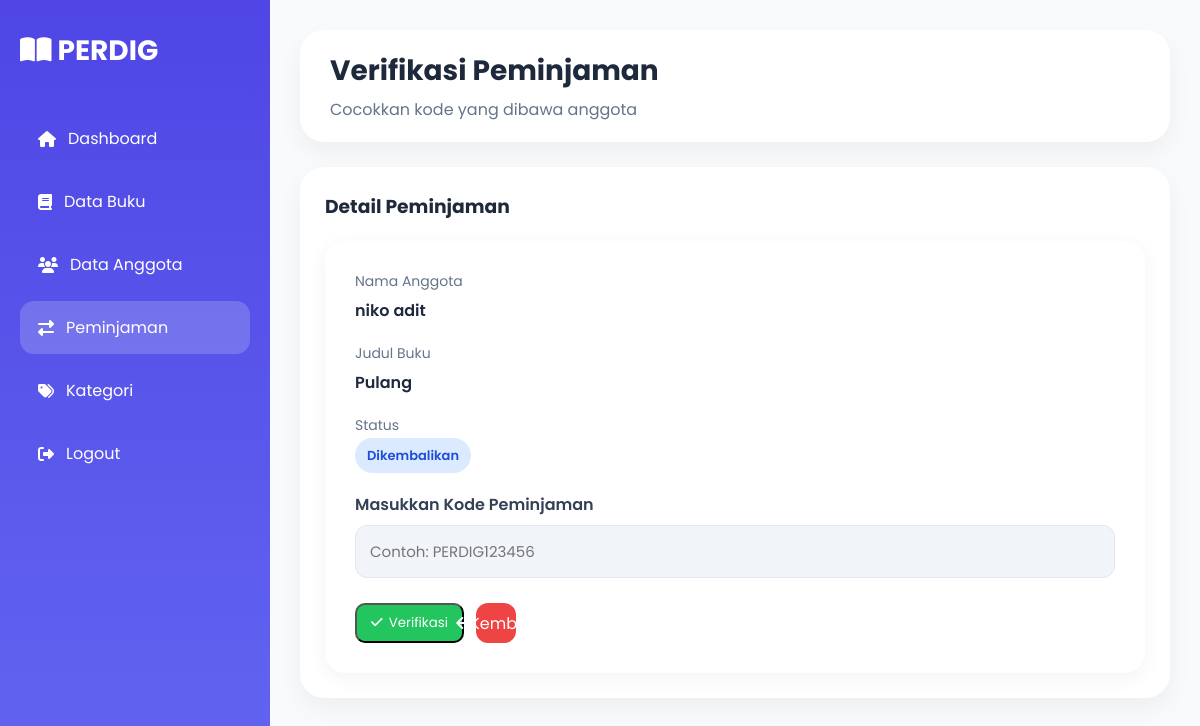
Screenshot of /admin/verifikasi.php?id=11 with the database file from the repository.
### tables this page shows
CREATE TABLE `peminjaman` (
  `id_peminjaman` int(11) NOT NULL,
  `id_user` int(11) NOT NULL,
  `id_buku` int(11) NOT NULL,
  `tanggal_pinjam` date NOT NULL,
  `tanggal_kembali` date NOT NULL,
  `status` enum('menunggu','disetujui','dipinjam','ditolak','dikembalikan') NOT NULL DEFAULT 'menunggu',
  `kode_peminjaman` varchar(50) DEFAULT NULL,
  `catatan_admin` text DEFAULT NULL,
  `tanggal_persetujuan` datetime DEFAULT NULL
);

CREATE TABLE `user` (
  `id_user` int(11) NOT NULL,
  `nama` varchar(100) NOT NULL,
  `username` varchar(50) NOT NULL,
  `password` varchar(255) NOT NULL,
  `role` enum('admin','user') NOT NULL,
  `email` varchar(100) DEFAULT NULL,
  `no_hp` varchar(20) DEFAULT NULL,
  `alamat` text DEFAULT NULL,
  `created_at` timestamp NOT NULL DEFAULT current_timestamp()
);

CREATE TABLE `buku` (
  `id_buku` int(11) NOT NULL,
  `judul` varchar(200) NOT NULL,
  `penulis` varchar(100) NOT NULL,
  `penerbit` varchar(100) DEFAULT NULL,
  `tahun_terbit` year(4) DEFAULT NULL,
  `stok` int(11) DEFAULT 0,
  `cover` varchar(255) DEFAULT NULL,
  `deskripsi` text DEFAULT NULL,
  `id_kategori` int(11) DEFAULT NULL
);

### admin/verifikasi.php (the view, shortened to what this page needs)
<?php
include '../koneksi.php';
$id = $_GET['id'];
$query = mysqli_query($koneksi,"
SELECT
    peminjaman.*,
    user.nama,
    buku.judul
FROM peminjaman
LEFT JOIN user
ON peminjaman.id_user = user.id_user
LEFT JOIN buku
ON peminjaman.id_buku = buku.id_buku
WHERE peminjaman.id_peminjaman = '$id'
");
$data = mysqli_fetch_assoc($query);
?>
<!DOCTYPE html>
<html lang="id">
<head>
<link rel="stylesheet"
href="https://cdnjs.cloudflare.com/ajax/libs/font-awesome/6.5.1/css/all.min.css">
<link rel="stylesheet"
href="../style.css?v=<?php echo time(); ?>">
</head>
<body>
<div class="wrapper">
    <div class="sidebar">
        <div class="logo">
            <i class="fas fa-book-open"></i>
            PERDIG
        </div>
        <ul class="menu">
            <li>
                <a href="index.php">
                    <i class="fas fa-home"></i>
                    <span>Dashboard</span>
                </a>
            </li>
            <li>
                <a href="buku.php">
                    <i class="fas fa-book"></i>
                    <span>Data Buku</span>
                </a>
            </li>
            <li>
                <a href="anggota.php">
                    <i class="fas fa-users"></i>
                    <span>Data Anggota</span>
                </a>
            </li>
            <li class="active">
                <a href="peminjaman.php">
                    <i class="fas fa-exchange-alt"></i>
                    <span>Peminjaman</span>
                </a>
            </li>
            <li>
                <a href="kategori.php">
                    <i class="fas fa-tags"></i>
                    <span>Kategori</span>
                </a>
            </li>
            <li>
                <a href="../logout.php">
                    <i class="fas fa-sign-out-alt"></i>
                    <span>Logout</span>
                </a>
            </li>
        </ul>
    </div>
    <div class="main">
        <div class="topbar">
            <h2>Verifikasi Peminjaman</h2>
            <p>
                Cocokkan kode yang dibawa anggota
            </p>
        </div>
        <div class="table-container">
            <div class="table-header">
                <h3>
                    Detail Peminjaman
                </h3>
            </div>
            <div class="verify-card">
                <div class="verify-row">
                    <label>Nama Anggota</label>
                    <div>
                        <?= $data['nama']; ?>
                    </div>
                </div>
                <div class="verify-row">
                    <label>Judul Buku</label>
                    <div>
                        <?= $data['judul']; ?>
                    </div>
                </div>
                <div class="verify-row">
                    <label>Status</label>
                    <div>
                        <span class="status disetujui">
                            <?= ucfirst($data['status']); ?>
                        </span>
                    </div>
                </div>
                <form method="POST">
                    <div class="form-group">
                        <label>
                            Masukkan Kode Peminjaman
                        </label>
                        <input
                        type="text"
                        name="kode"
                        placeholder="Contoh: PERDIG123456"
                        required>
                    </div>
                    <div class="button-group">
                        <button
                        type="submit"
                        name="verifikasi"
                        class="btn-success">
                            <i class="fas fa-check"></i>
                            Verifikasi
                        </button>
                        <a
                        href="peminjaman.php"
                        class="btn-delete">
                            <i class="fas fa-arrow-left"></i>
                            Kembali
                        </a>
                    </div>
                </form>
            </div>
        </div>
    </div>
</div>
</body>
</html>

### style.css (style rules this page uses)
* { margin:0; padding:0; box-sizing:border-box; font-family:'Poppins',sans-serif; }
body { background:#f8fafc; color:#1e293b; }
a { text-decoration:none; }
.wrapper { display:flex; min-height:100vh; }
.main { flex:1; margin-left:270px; padding:30px; }
.sidebar { width:270px; height:100vh; position:fixed; left:0; top:0; background:linear-gradient( 180deg, #4f46e5, #6366f1 ); padding:30px 20px; }
.logo { color:white; font-size:28px; font-weight:700; margin-bottom:40px; }
.menu { list-style:none; }
.menu li { margin-bottom:10px; }
.menu li a { display:flex; align-items:center; gap:12px; color:white; padding:14px 18px; border-radius:14px; transition:0.3s; }
.menu .active a { background:rgba(255,255,255,0.18); }
.topbar { background:white; padding:20px 30px; border-radius:24px; margin-bottom:25px; box-shadow: 0 10px 25px rgba(0,0,0,0.05); }
.topbar h2 { font-size:28px; }
.topbar p { color:#64748b; margin-top:5px; }
.table-container { background:white; border-radius:24px; padding:25px; box-shadow: 0 10px 25px rgba(0,0,0,0.05); }
.table-header { display:flex; justify-content:space-between; align-items:center; margin-bottom:20px; }
.btn-delete { background:#ef4444; }
.btn-edit, .btn-delete { width:40px; height:40px; display:flex; align-items:center; justify-content:center; border-radius:12px; color:white; }
.form-group { margin-bottom:20px; }
.form-group label { display:block; margin-bottom:8px; font-weight:600; }
.form-group input, .form-group select, .form-group textarea { width:100%; padding:15px; border:none; border-radius:14px; background:#f1f5f9; outline:none; }
.status { padding:8px 12px; border-radius:999px; font-size:13px; font-weight:600; }
.status.disetujui { background:#dbeafe; color:#1d4ed8; }
.btn-success { background:#10b981; color:white; padding:10px 14px; border-radius:12px; display:flex; align-items:center; justify-content:center; gap:6px; transition:0.3s; }
.btn-success { background:#22c55e; color:white; text-decoration:none; padding:8px 14px; border-radius:10px; }
.verify-card { background:#fff; padding:30px; border-radius:20px; box-shadow:0 5px 20px rgba(0,0,0,.05); }
.verify-row { margin-bottom:20px; }
.verify-row label { display:block; color:#64748b; font-size:14px; margin-bottom:6px; }
.verify-row div { font-size:16px; font-weight:600; color:#1e293b; }
.form-group { margin-top:25px; }
.form-group label { display:block; margin-bottom:10px; font-weight:600; }
.form-group input { width:100%; padding:14px; border:1px solid #e2e8f0; border-radius:12px; font-size:15px; }
.button-group { margin-top:25px; display:flex; gap:12px; flex-wrap:wrap; }
.form-group label { display:block; margin-bottom:8px; font-weight:600; color:#334155; }

### rows the page displays
peminjaman: id_user.nama "niko adit", id_buku.judul "Pulang", status "Dikembalikan"
